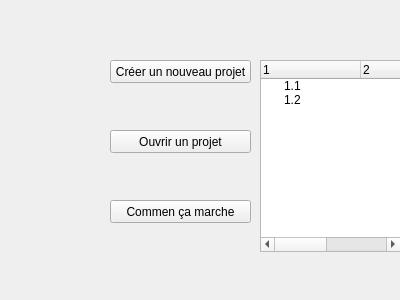
<?xml version="1.0" encoding="UTF-8"?>
<ui version="4.0">
 <class>Form</class>
 <widget class="QWidget" name="Form">
  <property name="geometry">
   <rect>
    <x>0</x>
    <y>0</y>
    <width>400</width>
    <height>300</height>
   </rect>
  </property>
  <property name="windowTitle">
   <string>Form</string>
  </property>
  <widget class="QPushButton" name="newProject">
   <property name="geometry">
    <rect>
     <x>110</x>
     <y>60</y>
     <width>141</width>
     <height>23</height>
    </rect>
   </property>
   <property name="text">
    <string>Créer un nouveau projet</string>
   </property>
  </widget>
  <widget class="QPushButton" name="pushButton">
   <property name="geometry">
    <rect>
     <x>110</x>
     <y>130</y>
     <width>141</width>
     <height>23</height>
    </rect>
   </property>
   <property name="text">
    <string>Ouvrir un projet</string>
   </property>
  </widget>
  <widget class="QPushButton" name="pushButton_2">
   <property name="geometry">
    <rect>
     <x>110</x>
     <y>200</y>
     <width>141</width>
     <height>23</height>
    </rect>
   </property>
   <property name="text">
    <string>Commen ça marche</string>
   </property>
  </widget>
  <widget class="QTreeWidget" name="treeWidget">
   <property name="geometry">
    <rect>
     <x>260</x>
     <y>60</y>
     <width>141</width>
     <height>192</height>
    </rect>
   </property>
   <column>
    <property name="text">
     <string>1</string>
    </property>
   </column>
   <column>
    <property name="text">
     <string>2</string>
    </property>
   </column>
   <column>
    <property name="text">
     <string>3</string>
    </property>
   </column>
   <item>
    <property name="text">
     <string>1.1</string>
    </property>
   </item>
   <item>
    <property name="text">
     <string>1.2</string>
    </property>
   </item>
  </widget>
 </widget>
 <resources/>
 <connections/>
</ui>
